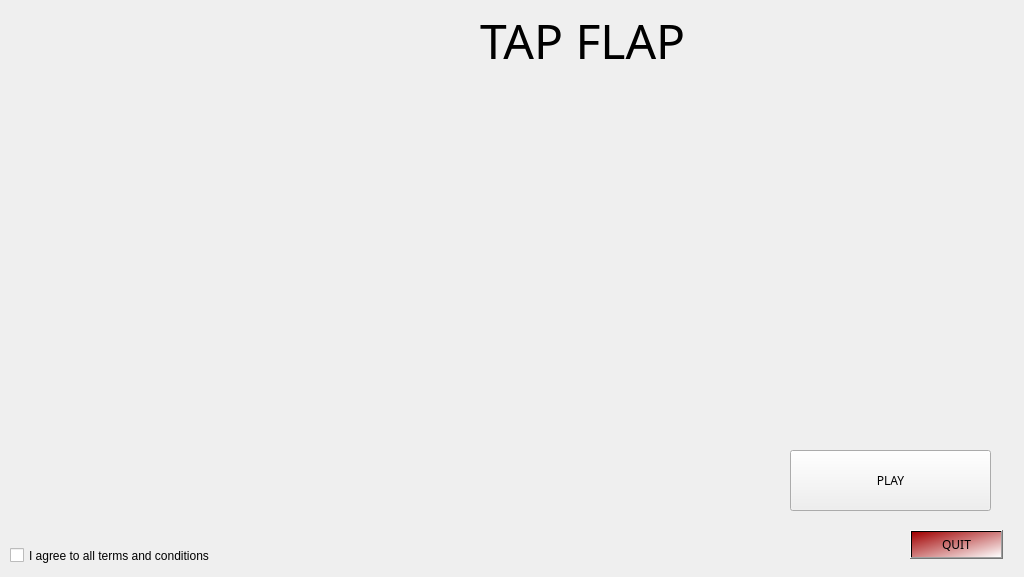
<?xml version="1.0" encoding="UTF-8"?>
<ui version="4.0">
 <class>MainWindow</class>
 <widget class="QMainWindow" name="MainWindow">
  <property name="geometry">
   <rect>
    <x>0</x>
    <y>0</y>
    <width>1024</width>
    <height>577</height>
   </rect>
  </property>
  <property name="windowTitle">
   <string>TAPFLAP</string>
  </property>
  <property name="styleSheet">
   <string notr="true"/>
  </property>
  <widget class="QWidget" name="centralwidget">
   <widget class="QPushButton" name="pushButton">
    <property name="geometry">
     <rect>
      <x>790</x>
      <y>450</y>
      <width>201</width>
      <height>61</height>
     </rect>
    </property>
    <property name="font">
     <font>
      <family>Ravie</family>
     </font>
    </property>
    <property name="cursor">
     <cursorShape>PointingHandCursor</cursorShape>
    </property>
    <property name="styleSheet">
     <string notr="true">background-color: qlineargradient(spread:pad, x1:0, y1:0, x2:1, y2:1, stop:0 rgba(0, 71, 116, 255), stop:1 rgba(255, 255, 255, 255));
QPushButton#pushButton:hover {
     background-color: rgb(144, 238, 144);
 }</string>
    </property>
    <property name="text">
     <string>PLAY</string>
    </property>
   </widget>
   <widget class="QLabel" name="label">
    <property name="geometry">
     <rect>
      <x>480</x>
      <y>-10</y>
      <width>371</width>
      <height>101</height>
     </rect>
    </property>
    <property name="maximumSize">
     <size>
      <width>461</width>
      <height>101</height>
     </size>
    </property>
    <property name="font">
     <font>
      <family>Snap ITC</family>
      <pointsize>36</pointsize>
     </font>
    </property>
    <property name="text">
     <string>TAP FLAP</string>
    </property>
    <property name="scaledContents">
     <bool>false</bool>
    </property>
   </widget>
   <widget class="QCheckBox" name="checkBox">
    <property name="geometry">
     <rect>
      <x>10</x>
      <y>530</y>
      <width>291</width>
      <height>51</height>
     </rect>
    </property>
    <property name="cursor">
     <cursorShape>PointingHandCursor</cursorShape>
    </property>
    <property name="text">
     <string>I agree to all terms and conditions</string>
    </property>
   </widget>
   <widget class="QPushButton" name="pushButton_2">
    <property name="geometry">
     <rect>
      <x>910</x>
      <y>530</y>
      <width>93</width>
      <height>29</height>
     </rect>
    </property>
    <property name="font">
     <font>
      <family>8514oem</family>
     </font>
    </property>
    <property name="cursor">
     <cursorShape>PointingHandCursor</cursorShape>
    </property>
    <property name="styleSheet">
     <string notr="true">background:qlineargradient(spread:pad, x1:0, y1:0, x2:1, y2:1, stop:0 rgba(161, 0, 0, 255), stop:1 rgba(255, 255, 255, 255))</string>
    </property>
    <property name="text">
     <string>QUIT</string>
    </property>
   </widget>
   <widget class="QLabel" name="label_2">
    <property name="geometry">
     <rect>
      <x>0</x>
      <y>0</y>
      <width>1031</width>
      <height>581</height>
     </rect>
    </property>
    <property name="text">
     <string/>
    </property>
    <property name="pixmap">
     <pixmap resource="resources.qrc">:/images/background100.png</pixmap>
    </property>
   </widget>
   <zorder>label_2</zorder>
   <zorder>pushButton</zorder>
   <zorder>checkBox</zorder>
   <zorder>pushButton_2</zorder>
   <zorder>label</zorder>
  </widget>
 </widget>
 <resources>
  <include location="resources.qrc"/>
 </resources>
 <connections/>
</ui>
